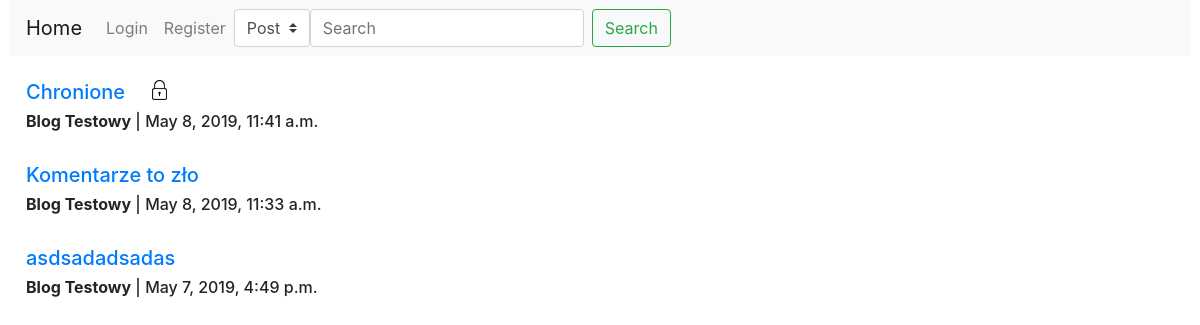
The page / on the database its author committed.
### Blog/models.py (models this page shows)
class Post(models.Model):
    IDPost=models.AutoField(primary_key=True)
    Tytul=models.CharField(max_length=128)
    Tresc=models.TextField()
    Data=models.DateTimeField(default=timezone.now)
    IDBlog=models.ForeignKey(Blog,on_delete=models.CASCADE)
    Haslo=models.CharField(max_length=8,blank=True)
    Obraz=models.ImageField(upload_to='Obrazki',blank=True)

class Blog(models.Model):
    IDBlog=models.AutoField(primary_key=True)
    Nazwa=models.CharField(max_length=128)
    IDAutor=models.ForeignKey(User,on_delete=models.CASCADE)

### Blog/views.py (the view)
# urls.py: path('',views.home,name='home'),
def home(request):
    posts = models.Post.objects.all().order_by('-Data')
    return render(request,"Blog/home.html",{'posts': posts})

### Blog/templates/Blog/home.html (shortened to what this page needs)
{%extends "Blog/base.html"%}
{%block content%}
{%for post in posts %}
<div class="media">
  <div class="media-body">
    {%if post.Haslo%}
    <a class="nav-item" data-toggle="modal" data-target="#exampleModalCentered{{post.IDPost}}" href="">
      <h5 class="mt-0" style="float:left">{{post.Tytul}}&nbsp;&nbsp;&nbsp;&nbsp;&nbsp;</h5>
    </a>
    <img src="/Obrazki/Obrazki/lock.png" style="max-width:20px;max-height:20px;float:left"> <div style="clear:both"></div>
      {%else%}
      <a class="nav-item" href="post/{{post.IDPost}}"><h5 class="mt-0">{{post.Tytul}}</h5></a>
      {%endif%}
      <h6 class='mt-0'><strong>{{post.IDBlog.Nazwa}}</strong> | {{post.Data}}</h6>
      <br>
  </div>
</div>
{%endfor%}
{%endblock content%}

### rows shown on the page
Post: Tytul "Chronione", IDBlog.Nazwa "Blog Testowy", Data "May 8, 2019, 11:41 a.m."
Post: Tytul "Komentarze to zło", IDBlog.Nazwa "Blog Testowy", Data "May 8, 2019, 11:33 a.m."
Post: Tytul "asdsadadsadas", IDBlog.Nazwa "Blog Testowy", Data "May 7, 2019, 4:49 p.m."
